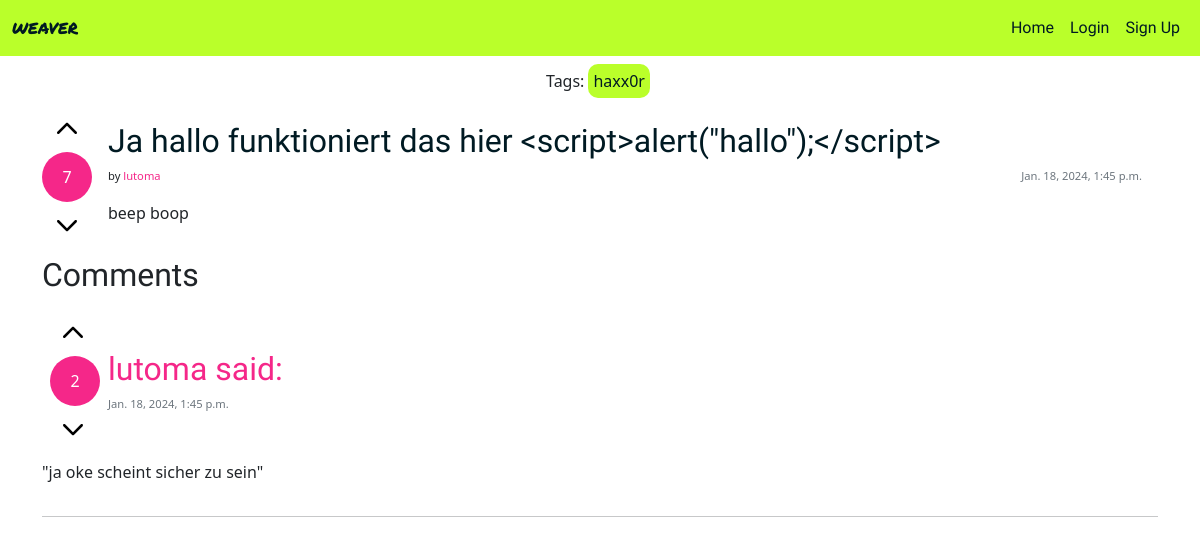
Before: /thread/ja-hallo-funktioniert-das-hier-scriptalerthalloscript/ with the older database file.
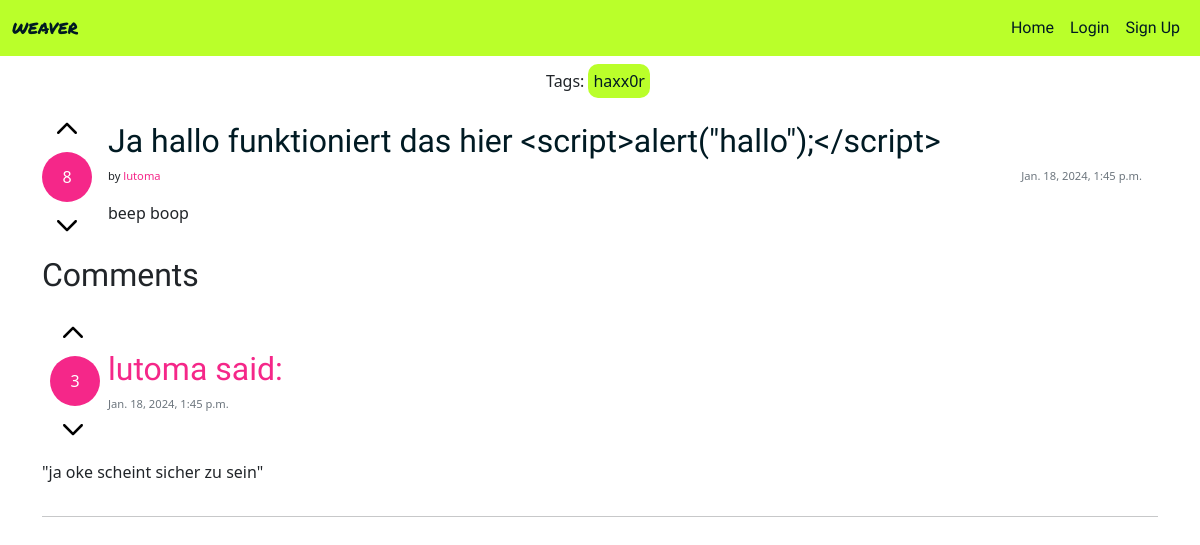
After: the same page with the newer database file.
### weave_manager/models.py (models this page shows, shortened)
class Thread(models.Model):
    title = models.CharField(max_length=200, unique=True)
    slug = models.SlugField(max_length=200, unique=True)
    author = models.ForeignKey(settings.AUTH_USER_MODEL,
        on_delete=models.CASCADE, related_name="posts")
    content = models.TextField()
    votes = models.IntegerField(default=0)
    created_on = models.DateTimeField(auto_now_add=True)
    status = models.IntegerField(choices=STATUS, default=0)
    tags = TaggableManager()
    class Meta:
        ordering = ["-created_on"]

class Comment(models.Model):
    thread = models.ForeignKey(Thread, on_delete=models.CASCADE, related_name="comments")
    author = models.ForeignKey(settings.AUTH_USER_MODEL,
        on_delete=models.CASCADE, related_name="commenter")
    body = models.TextField()
    votes = models.IntegerField(default=0)
    created_on = models.DateTimeField(auto_now_add=True)
    class Meta:
        ordering = ["created_on"]

### authentication/models.py (models this page shows)
class User(AbstractUser):
    bio = models.CharField(max_length=200, unique=False, default="Your bio could be here.")
    created_on = models.DateTimeField(auto_now_add=True)
    profile_pic = models.ImageField(null=True, blank=True, default="default.png")

### weave_manager/views.py (the view)
# urls.py: path('thread/<slug:slug>/', ThreadDetailView.as_view(), name='thread_detail'),
class ThreadDetailView(DetailView):
    model = Thread
    template_name = 'thread_detail.html'
    context_object_name = 'thread'
    def get_context_data(self, **kwargs):
        context = super().get_context_data(**kwargs)
        context['comment_form'] = CommentForm()
        context['comments'] = self.object.comments.all()  # Retrieve comments for the thread
        return context

### weave_manager/templates/thread_detail.html (shortened to what this page needs)
{% extends "base.html" %}
{% load static %}
{% load crispy_forms_tags %}
{% block content %}
<div class="container-lg">
    <div class="d-flex flex-row align-items-center justify-content-center m-2">
        <p class="m-0">Tags:</p>
        {% for tag in thread.tags.all %}
        <a href="{% url 'tag_site' slug=tag.slug %"}><p class="tag m-0 mx-1">{{ tag }}</p>
        {% endfor %}</a>
    </div>
    <div class="my-2 d-flex flex-row">
        <div class="d-flex flex-column align-items-center">
            <a href="{% url 'upvote_thread' thread_id=thread.id %}"><img src="{% static 'img/icons/up.svg' %}" class="icon m-2"></img></a>
            <p class="circle m-0">{{ thread.votes }}</p>
            <a href="{% url 'downvote_thread' thread_id=thread.id %}"><img src="{% static 'img/icons/up.svg' %}" class="icon m-2 rotate-180"></img></a>
        </div>
        <div class="card-body d-flex flex-column">
            <h2><a href="{% url 'thread_detail' slug=thread.slug %}" class="card-title">{{ thread.title }}</a></h2>
            <div class="d-flex flex-row justify-content-between">
                <p class="fs-7">by <a href="{% url 'user_profile' username=thread.author %}" class="link">{{ thread.author }}</a></p>
                <p class="card-text text-muted fs-7">{{ thread.created_on}}</p>
            </div>
            <p class="card-text">{{ thread.content }}</p>
        </div>
    </div>
</div>
<div class="container-lg">
    <h2>Comments</h2>
    {% for comment in comments %}
    <div class="d-flex flex-column">
        <div class="d-flex flex-row align-items-center">
            <div class="p-2">
                <a href="{% url 'upvote_comment' comment_id=comment.id %}"><img src="{% static 'img/icons/up.svg' %}" class="icon m-2"></img></a>
                <p class="circle m-0">{{ comment.votes }}</p>
                <a href="{% url 'downvote_comment' comment_id=comment.id %}"><img src="{% static 'img/icons/up.svg' %}" class="icon m-2 rotate-180"></img></a>
            </div>
            <div>
                <a href="{% url 'user_profile' username=comment.author %}" class="link">
                    <h2>{{ comment.author }} said:</h2>
                </a>
                <p class="card-text text-muted fs-7">{{ comment.created_on}}</p>
            </div>
        </div>
        <div class="comment">
            <p>"{{ comment.body }}"</p>
        </div>
    </div>
    <hr>
    {% endfor %}
</div>
{% endblock %}

### templates/base.html (shortened to what this page needs)
{% load static %}
{% url 'home' as home_url %}
<!DOCTYPE html>
<html class="h-100" lang="en">
<head>
    <link rel="stylesheet" href="https://cdnjs.cloudflare.com/ajax/libs/font-awesome/5.15.3/css/all.min.css">
    <link href="https://cdn.jsdelivr.net/npm/bootstrap@5.0.1/dist/css/bootstrap.min.css" rel="stylesheet">
    <link rel="stylesheet" href="{% static 'css/style.css' %}">
</head>
<body>
    <nav class="navbar navbar-expand-lg bg-hl navbar-nav-scroll">
        <div class="container-fluid">
            <a class="logo text-uppercase" href="{% url 'home' %}">weaver</a>
            <div class="collapse navbar-collapse" id="navbarText">
                <ul class="navbar-nav me-auto mb-2 mb-lg-0">
                    <li class="nav-item">
                        <a class="nav-link color-dark {% if request.path == home_url %}active{% endif %}" aria-current="page" href="{% url 'home' %}">Home</a>
                    </li>
                    {% if request.user.is_authenticated %}
                    {% load account %}
                    {% else %}
                    <li class="nav-item"><a class="nav-link color-dark {% if request.path == account_login %}active{% endif %}" href="{% url 'account_login' %}">Login</a></li>
                    <li class="nav-item"><a class="nav-link color-dark {% if request.path == account_signup %}active{% endif %}" href="{% url 'account_signup' %}">Sign Up</a></li>
                    {% endif %}
                </ul>
            </div>
        </div>
    </nav>
    <main>
        {% block content %}{% endblock content %}
    </main>
    <footer class="footer mt-auto py-3 dark-bg">
    </footer>
</body>
</html>

### static/css/style.css (style rules this page uses)
:root { --color-text-dark: #001A23; --color-text-light: #FFFFFF; --color-highlight: #BAFF2A; --color-background: #FFFFFF; --color-background-highlight: #F52789; }
.logo { font-family: 'Permanent Marker', cursive; color: var(--color-text-dark); text-decoration: none; text-decoration: transparent; }
.circle { background-color: var(--color-background-highlight); color: var(--color-text-light); width: 50px; height: 50px; line-height: 50px; text-align: center; border-radius: 50px; }
.icon { width: 30px; height: 30px; }
h1, h2, h3, h4 { font-family: 'Alatsi', sans-serif; text-wrap: pretty; }
.link { color: var(--color-background-highlight); }
.bg-hl { background-color: var(--color-highlight); }
.color-dark { color: var(--color-text-dark); }
a { text-decoration: none; text-decoration: transparent; }
.tag { padding: 5px; border-radius: 10px; background-color: var(--color-highlight); color: var(--color-text-dark); }
.rotate-180 { transform: rotate(180deg); }
.fs-7 { font-size: 0.7em; }
.card-title { color: var(--color-text-dark); text-decoration: none; text-decoration: transparent; }
.navbar-collapse { flex-grow: 0; }
.nav-link { font-family: 'Alatsi', sans-serif; }

Changed rows visible on the page:
changed Thread "Ja hallo funktioniert das hier <script>alert(\"hallo\");</script>": votes "7" → "8"
changed Comment "ja oke scheint sicher zu sein": votes "2" → "3"
